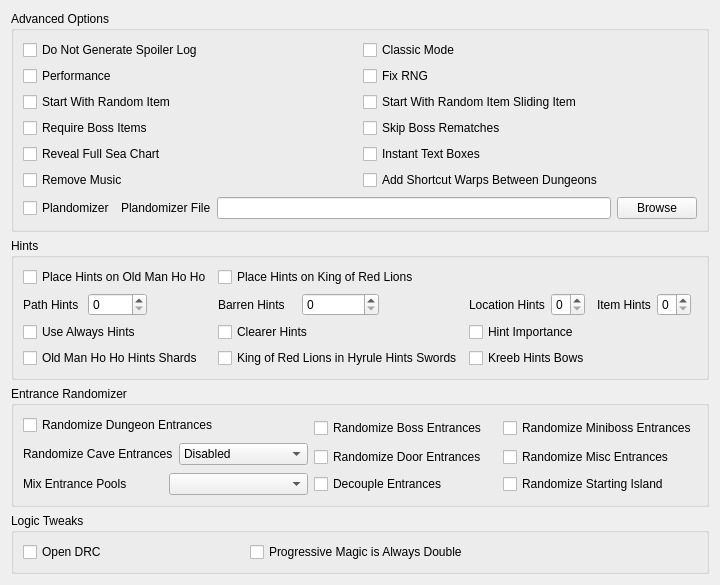
          <widget class="QWidget" name="advanced_options_tab">
           <property name="sizePolicy">
            <sizepolicy hsizetype="Preferred" vsizetype="Fixed">
             <horstretch>0</horstretch>
             <verstretch>0</verstretch>
            </sizepolicy>
           </property>
           <attribute name="title">
            <string>Advanced Options</string>
           </attribute>
           <layout class="QVBoxLayout" name="verticalLayout_12">
            <item>
             <widget class="QGroupBox" name="groupBox_4">
              <property name="sizePolicy">
               <sizepolicy hsizetype="Preferred" vsizetype="Maximum">
                <horstretch>0</horstretch>
                <verstretch>0</verstretch>
               </sizepolicy>
              </property>
              <property name="title">
               <string>Advanced Options</string>
              </property>
              <layout class="QGridLayout" name="gridLayout_7">
               <item row="3" column="0">
                <widget class="QCheckBox" name="required_boss_items">
                 <property name="sizePolicy">
                  <sizepolicy hsizetype="Minimum" vsizetype="Fixed">
                   <horstretch>0</horstretch>
                   <verstretch>0</verstretch>
                  </sizepolicy>
                 </property>
                 <property name="text">
                  <string>Require Boss Items</string>
                 </property>
                </widget>
               </item>
               <item row="2" column="0">
                <widget class="QCheckBox" name="start_with_random_item">
                 <property name="text">
                  <string>Start With Random Item</string>
                 </property>
                </widget>
               </item>
               <item row="4" column="1">
                <widget class="QCheckBox" name="instant_text_boxes">
                 <property name="text">
                  <string>Instant Text Boxes</string>
                 </property>
                 <property name="checked">
                  <bool>false</bool>
                 </property>
                </widget>
               </item>
               <item row="3" column="1">
                <widget class="QCheckBox" name="skip_rematch_bosses">
                 <property name="text">
                  <string>Skip Boss Rematches</string>
                 </property>
                 <property name="checked">
                  <bool>false</bool>
                 </property>
                </widget>
               </item>
               <item row="4" column="0">
                <widget class="QCheckBox" name="reveal_full_sea_chart">
                 <property name="text">
                  <string>Reveal Full Sea Chart</string>
                 </property>
                 <property name="checked">
                  <bool>false</bool>
                 </property>
                </widget>
               </item>
               <item row="1" column="0">
                <widget class="QCheckBox" name="performance">
                 <property name="text">
                  <string>Performance</string>
                 </property>
                </widget>
               </item>
               <item row="0" column="1">
                <widget class="QCheckBox" name="classic_mode">
                 <property name="text">
                  <string>Classic Mode</string>
                 </property>
                </widget>
               </item>
               <item row="2" column="1">
                <widget class="QCheckBox" name="random_item_slide_item">
                 <property name="text">
                  <string>Start With Random Item Sliding Item</string>
                 </property>
                </widget>
               </item>
               <item row="13" column="0" colspan="2">
                <layout class="QHBoxLayout" name="horizontalLayout_33">
                 <property name="sizeConstraint">
                  <enum>QLayout::SizeConstraint::SetNoConstraint</enum>
                 </property>
                 <item>
                  <widget class="QCheckBox" name="plandomizer">
                   <property name="minimumSize">
                    <size>
                     <width>0</width>
                     <height>24</height>
                    </size>
                   </property>
                   <property name="text">
                    <string>Plandomizer</string>
                   </property>
                  </widget>
                 </item>
                 <item>
                  <widget class="QLabel" name="plandomizer_label">
                   <property name="text">
                    <string>Plandomizer File</string>
                   </property>
                  </widget>
                 </item>
                 <item>
                  <widget class="QLineEdit" name="plandomizer_path">
                   <property name="sizePolicy">
                    <sizepolicy hsizetype="Expanding" vsizetype="Fixed">
                     <horstretch>0</horstretch>
                     <verstretch>0</verstretch>
                    </sizepolicy>
                   </property>
                  </widget>
                 </item>
                 <item>
                  <widget class="QPushButton" name="plandomizer_path_browse_button">
                   <property name="text">
                    <string>Browse</string>
                   </property>
                  </widget>
                 </item>
                </layout>
               </item>
               <item row="1" column="1">
                <widget class="QCheckBox" name="fix_rng">
                 <property name="text">
                  <string>Fix RNG</string>
                 </property>
                </widget>
               </item>
               <item row="0" column="0">
                <widget class="QCheckBox" name="do_not_generate_spoiler_log">
                 <property name="text">
                  <string>Do Not Generate Spoiler Log</string>
                 </property>
                </widget>
               </item>
               <item row="5" column="0">
                <widget class="QCheckBox" name="remove_music">
                 <property name="text">
                  <string>Remove Music</string>
                 </property>
                </widget>
               </item>
               <item row="5" column="1">
                <widget class="QCheckBox" name="add_shortcut_warps_between_dungeons">
                 <property name="text">
                  <string>Add Shortcut Warps Between Dungeons</string>
                 </property>
                </widget>
               </item>
              </layout>
             </widget>
            </item>
            <item>
             <widget class="QGroupBox" name="hints_groupbox">
              <property name="title">
               <string>Hints</string>
              </property>
              <layout class="QGridLayout" name="gridLayout_8">
               <item row="3" column="2">
                <widget class="QCheckBox" name="hint_importance">
                 <property name="text">
                  <string>Hint Importance</string>
                 </property>
                </widget>
               </item>
               <item row="1" column="0">
                <widget class="QCheckBox" name="ho_ho_hints">
                 <property name="text">
                  <string>Place Hints on Old Man Ho Ho</string>
                 </property>
                </widget>
               </item>
               <item row="2" column="3">
                <layout class="QHBoxLayout" name="horizontalLayout_16">
                 <item>
                  <widget class="QLabel" name="label_for_item_hints">
                   <property name="text">
                    <string>Item Hints</string>
                   </property>
                  </widget>
                 </item>
                 <item>
                  <widget class="QSpinBox" name="item_hints">
                   <property name="maximum">
                    <number>7</number>
                   </property>
                  </widget>
                 </item>
                 <item>
                  <widget class="QWidget" name="widget_7" native="true"/>
                 </item>
                </layout>
               </item>
               <item row="2" column="2">
                <layout class="QHBoxLayout" name="horizontalLayout_15">
                 <item>
                  <widget class="QLabel" name="label_for_location_hints">
                   <property name="text">
                    <string>Location Hints</string>
                   </property>
                  </widget>
                 </item>
                 <item>
                  <widget class="QSpinBox" name="location_hints">
                   <property name="maximum">
                    <number>7</number>
                   </property>
                  </widget>
                 </item>
                 <item>
                  <widget class="QWidget" name="widget_5" native="true">
                   <property name="maximumSize">
                    <size>
                     <width>55</width>
                     <height>16777215</height>
                    </size>
                   </property>
                  </widget>
                 </item>
                </layout>
               </item>
               <item row="4" column="0">
                <widget class="QCheckBox" name="ho_ho_triforce_hints">
                 <property name="text">
                  <string>Old Man Ho Ho Hints Shards</string>
                 </property>
                </widget>
               </item>
               <item row="2" column="1">
                <layout class="QHBoxLayout" name="horizontalLayout_14">
                 <item>
                  <widget class="QLabel" name="label_for_barren_hints">
                   <property name="text">
                    <string>Barren Hints</string>
                   </property>
                  </widget>
                 </item>
                 <item>
                  <widget class="QSpinBox" name="barren_hints">
                   <property name="maximum">
                    <number>7</number>
                   </property>
                  </widget>
                 </item>
                 <item>
                  <widget class="QWidget" name="widget_4" native="true"/>
                 </item>
                </layout>
               </item>
               <item row="3" column="0">
                <widget class="QCheckBox" name="use_always_hints">
                 <property name="text">
                  <string>Use Always Hints</string>
                 </property>
                </widget>
               </item>
               <item row="1" column="1">
                <widget class="QCheckBox" name="korl_hints">
                 <property name="text">
                  <string>Place Hints on King of Red Lions</string>
                 </property>
                </widget>
               </item>
               <item row="3" column="1">
                <widget class="QCheckBox" name="clearer_hints">
                 <property name="text">
                  <string>Clearer Hints</string>
                 </property>
                </widget>
               </item>
               <item row="2" column="0">
                <layout class="QHBoxLayout" name="horizontalLayout_8">
                 <item>
                  <widget class="QLabel" name="label_for_path_hints">
                   <property name="text">
                    <string>Path Hints</string>
                   </property>
                  </widget>
                 </item>
                 <item>
                  <widget class="QSpinBox" name="path_hints">
                   <property name="maximum">
                    <number>7</number>
                   </property>
                  </widget>
                 </item>
                 <item>
                  <widget class="QWidget" name="widget_3" native="true"/>
                 </item>
                </layout>
               </item>
               <item row="4" column="2">
                <widget class="QCheckBox" name="kreeb_bow_hints">
                 <property name="text">
                  <string>Kreeb Hints Bows</string>
                 </property>
                </widget>
               </item>
               <item row="4" column="1">
                <widget class="QCheckBox" name="korl_sword_hints">
                 <property name="text">
                  <string>King of Red Lions in Hyrule Hints Swords</string>
                 </property>
                </widget>
               </item>
              </layout>
             </widget>
            </item>
            <item>
             <widget class="QGroupBox" name="groupBox_6">
              <property name="title">
               <string>Entrance Randomizer</string>
              </property>
              <layout class="QGridLayout" name="gridLayout_6">
               <item row="0" column="0">
                <widget class="QCheckBox" name="randomize_dungeon_entrances">
                 <property name="text">
                  <string>Randomize Dungeon Entrances</string>
                 </property>
                </widget>
               </item>
               <item row="0" column="1" rowspan="2">
                <widget class="QCheckBox" name="randomize_boss_entrances">
                 <property name="text">
                  <string>Randomize Boss Entrances</string>
                 </property>
                </widget>
               </item>
               <item row="0" column="2" rowspan="2">
                <widget class="QCheckBox" name="randomize_miniboss_entrances">
                 <property name="text">
                  <string>Randomize Miniboss Entrances</string>
                 </property>
                </widget>
               </item>
               <item row="1" column="0" rowspan="2">
                <layout class="QHBoxLayout" name="horizontalLayout_31">
                 <item>
                  <widget class="QLabel" name="label_for_randomize_cave_entrances">
                   <property name="text">
                    <string>Randomize Cave Entrances</string>
                   </property>
                  </widget>
                 </item>
                 <item>
                  <widget class="QComboBox" name="randomize_cave_entrances">
                   <property name="currentText">
                    <string>Disabled</string>
                   </property>
                   <item>
                    <property name="text">
                     <string>Disabled</string>
                    </property>
                   </item>
                   <item>
                    <property name="text">
                     <string>Caves</string>
                    </property>
                   </item>
                   <item>
                    <property name="text">
                     <string>Caves and Fairies</string>
                    </property>
                   </item>
                  </widget>
                 </item>
                </layout>
               </item>
               <item row="2" column="1">
                <widget class="QCheckBox" name="randomize_door_entrances">
                 <property name="text">
                  <string>Randomize Door Entrances</string>
                 </property>
                </widget>
               </item>
               <item row="2" column="2">
                <widget class="QCheckBox" name="randomize_misc_entrances">
                 <property name="text">
                  <string>Randomize Misc Entrances</string>
                 </property>
                </widget>
               </item>
               <item row="3" column="0">
                <layout class="QHBoxLayout" name="horizontalLayout_17">
                 <item>
                  <widget class="QLabel" name="label_for_mix_pools_combobox">
                   <property name="text">
                    <string>Mix Entrance Pools</string>
                   </property>
                  </widget>
                 </item>
                 <item>
                  <widget class="QComboBox" name="mix_pools_combobox">
                   <property name="sizePolicy">
                    <sizepolicy hsizetype="Preferred" vsizetype="Fixed">
                     <horstretch>0</horstretch>
                     <verstretch>0</verstretch>
                    </sizepolicy>
                   </property>
                  </widget>
                 </item>
                </layout>
               </item>
               <item row="3" column="1">
                <widget class="QCheckBox" name="decouple_entrances">
                 <property name="text">
                  <string>Decouple Entrances</string>
                 </property>
                </widget>
               </item>
               <item row="3" column="2">
                <widget class="QCheckBox" name="randomize_starting_island">
                 <property name="text">
                  <string>Randomize Starting Island</string>
                 </property>
                </widget>
               </item>
              </layout>
             </widget>
            </item>
            <item>
             <widget class="QGroupBox" name="logic_tweaks_group_box">
              <property name="title">
               <string>Logic Tweaks</string>
              </property>
              <layout class="QGridLayout" name="gridLayout_9">
               <item row="0" column="0">
                <widget class="QCheckBox" name="open_drc">
                 <property name="text">
                  <string>Open DRC</string>
                 </property>
                </widget>
               </item>
               <item row="0" column="2">
                <widget class="QLabel" name="dummy_label">
                 <property name="text">
                  <string/>
                 </property>
                </widget>
               </item>
               <item row="0" column="1">
                <widget class="QCheckBox" name="progressive_magic_always_double">
                 <property name="text">
                  <string>Progressive Magic is Always Double</string>
                 </property>
                </widget>
               </item>
              </layout>
             </widget>
            </item>
           </layout>
          </widget>
